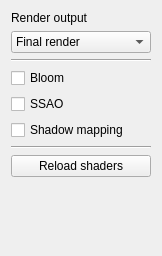
<?xml version="1.0" encoding="UTF-8"?>
<ui version="4.0">
 <class>Rendering</class>
 <widget class="QWidget" name="Rendering">
  <property name="geometry">
   <rect>
    <x>0</x>
    <y>0</y>
    <width>162</width>
    <height>256</height>
   </rect>
  </property>
  <property name="windowTitle">
   <string>Form</string>
  </property>
  <layout class="QVBoxLayout" name="verticalLayout">
   <item>
    <widget class="QLabel" name="label">
     <property name="text">
      <string>Render output</string>
     </property>
    </widget>
   </item>
   <item>
    <widget class="QComboBox" name="comboBox">
     <item>
      <property name="text">
       <string>Final render</string>
      </property>
     </item>
     <item>
      <property name="text">
       <string>SSAO term</string>
      </property>
     </item>
     <item>
      <property name="text">
       <string>Depth</string>
      </property>
     </item>
     <item>
      <property name="text">
       <string>Normals</string>
      </property>
     </item>
     <item>
      <property name="text">
       <string>Position</string>
      </property>
     </item>
     <item>
      <property name="text">
       <string>Albedo</string>
      </property>
     </item>
    </widget>
   </item>
   <item>
    <widget class="Line" name="line_2">
     <property name="orientation">
      <enum>Qt::Horizontal</enum>
     </property>
    </widget>
   </item>
   <item>
    <widget class="QCheckBox" name="checkBox_2">
     <property name="text">
      <string>Bloom</string>
     </property>
    </widget>
   </item>
   <item>
    <widget class="QCheckBox" name="checkBox_3">
     <property name="text">
      <string>SSAO</string>
     </property>
    </widget>
   </item>
   <item>
    <widget class="QCheckBox" name="checkBox">
     <property name="text">
      <string>Shadow mapping</string>
     </property>
    </widget>
   </item>
   <item>
    <widget class="Line" name="line">
     <property name="orientation">
      <enum>Qt::Horizontal</enum>
     </property>
    </widget>
   </item>
   <item>
    <widget class="QPushButton" name="pushButton">
     <property name="text">
      <string>Reload shaders</string>
     </property>
    </widget>
   </item>
   <item>
    <spacer name="verticalSpacer">
     <property name="orientation">
      <enum>Qt::Vertical</enum>
     </property>
     <property name="sizeHint" stdset="0">
      <size>
       <width>20</width>
       <height>40</height>
      </size>
     </property>
    </spacer>
   </item>
  </layout>
 </widget>
 <resources/>
 <connections/>
</ui>
